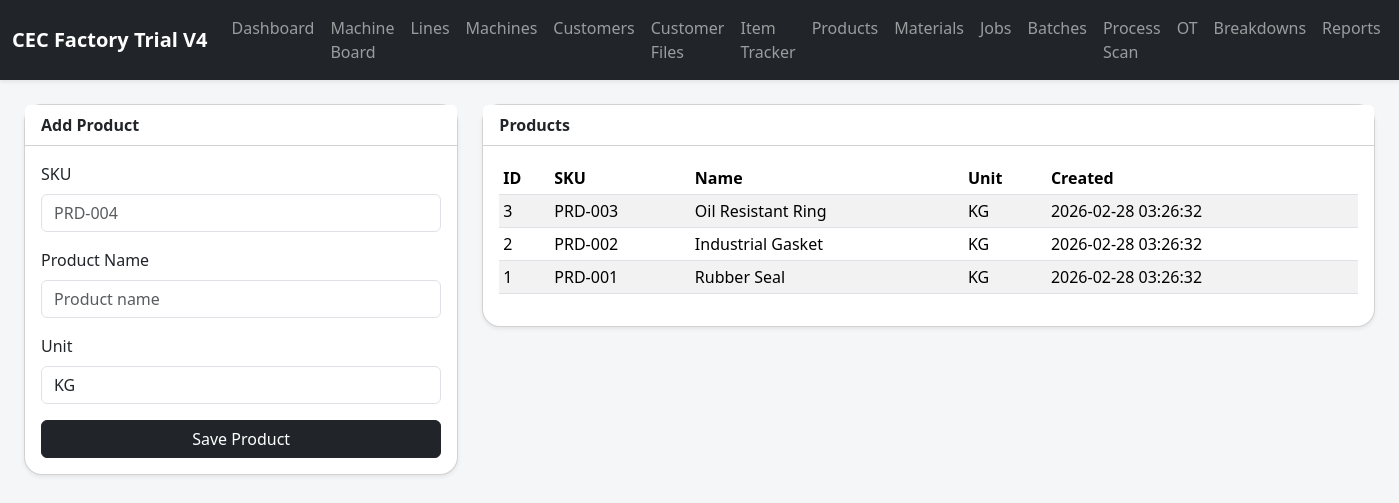
Page /products on the committed database.
### tables this page shows
CREATE TABLE products (
            id INTEGER PRIMARY KEY AUTOINCREMENT,
            sku TEXT UNIQUE NOT NULL,
            name TEXT NOT NULL,
            unit TEXT NOT NULL DEFAULT 'KG',
            created_at TEXT NOT NULL DEFAULT CURRENT_TIMESTAMP
        );

### app.py (the view, shortened to what this page needs)
@app.route('/products', methods=['GET', 'POST'])
def products():
    rows = query_all('SELECT * FROM products ORDER BY id DESC')
    return render_template('products.html', rows=rows)

### app.py (called while the page is built)
def get_db() -> sqlite3.Connection:
    if 'db' not in g:
        conn = sqlite3.connect(DB_PATH)
        conn.row_factory = sqlite3.Row
        g.db = conn
    return g.db

def query_all(sql: str, params: tuple = ()) -> list[sqlite3.Row]:
    cur = get_db().execute(sql, params)
    rows = cur.fetchall()
    cur.close()
    return rows

### templates/products.html
{% extends 'base.html' %}
{% block content %}
<div class="row g-4">
  <div class="col-lg-4">
    <div class="card shadow-sm">
      <div class="card-header bg-white"><strong>Add Product</strong></div>
      <div class="card-body">
        <form method="post">
          <div class="mb-3"><label class="form-label">SKU</label><input class="form-control" name="sku" placeholder="PRD-004" required></div>
          <div class="mb-3"><label class="form-label">Product Name</label><input class="form-control" name="name" placeholder="Product name" required></div>
          <div class="mb-3"><label class="form-label">Unit</label><input class="form-control" name="unit" value="KG"></div>
          <button class="btn btn-dark w-100">Save Product</button>
        </form>
      </div>
    </div>
  </div>
  <div class="col-lg-8">
    <div class="card shadow-sm">
      <div class="card-header bg-white"><strong>Products</strong></div>
      <div class="card-body table-responsive">
        <table class="table table-striped table-sm align-middle">
          <thead><tr><th>ID</th><th>SKU</th><th>Name</th><th>Unit</th><th>Created</th></tr></thead>
          <tbody>
            {% for row in rows %}
            <tr><td>{{ row.id }}</td><td>{{ row.sku }}</td><td>{{ row.name }}</td><td>{{ row.unit }}</td><td>{{ row.created_at }}</td></tr>
            {% else %}
            <tr><td colspan="5" class="text-center text-muted">No products yet.</td></tr>
            {% endfor %}
          </tbody>
        </table>
      </div>
    </div>
  </div>
</div>
{% endblock %}

### static/style.css (style rules this page uses)
body { background: #f4f6f8; }
.card, .machine-tile { border-radius: 18px; }
.table thead th { white-space: nowrap; }

### rows in the picture
products: id "3", sku "PRD-003", name "Oil Resistant Ring", unit "KG", created_at "2026-02-28 03:26:32"
products: id "2", sku "PRD-002", name "Industrial Gasket", unit "KG", created_at "2026-02-28 03:26:32"
products: id "1", sku "PRD-001", name "Rubber Seal", unit "KG", created_at "2026-02-28 03:26:32"
